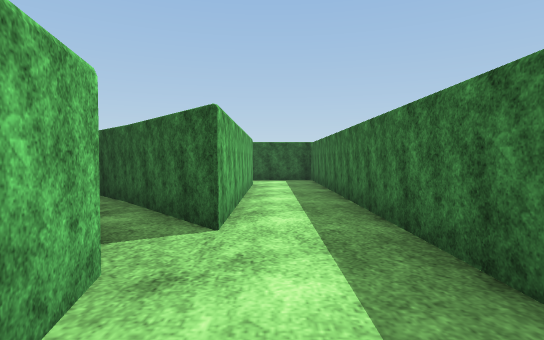
[1] (above)

12 first-person views from a walk through a scene from a Unity 3-D project. The camera is 0.67 m above the floor, tilts 2° down and sees 80° across. The floor is counted in squares, 1 m on a side. Each view is taken from the middle of a square. On the plan, view 1 faces up. The plan holds only what a view shows up to about 10 squares ahead; the rest is blank. The place goes on beyond the plan. The player character is not drawn. Some animated figures are left out. Surface patterns are stand-ins for the level's own textures.

[2]
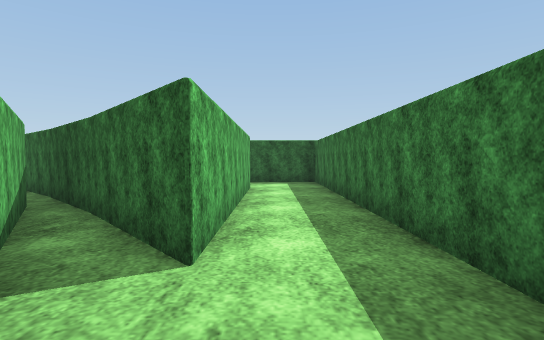

[3]
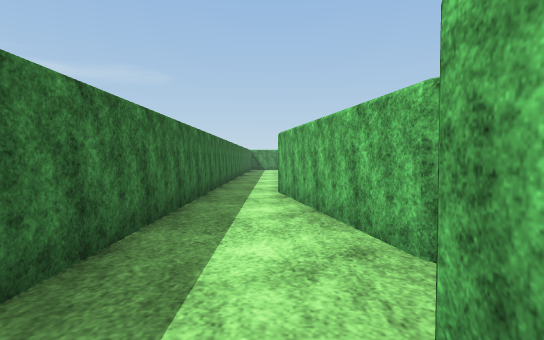

[4]
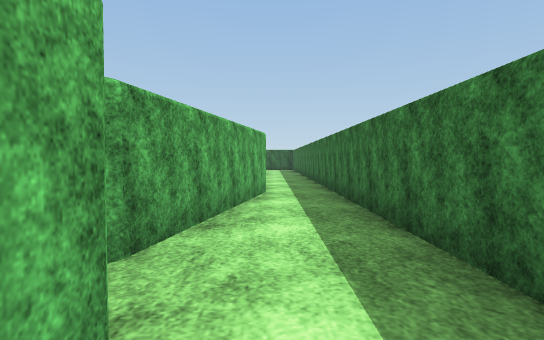

[5]
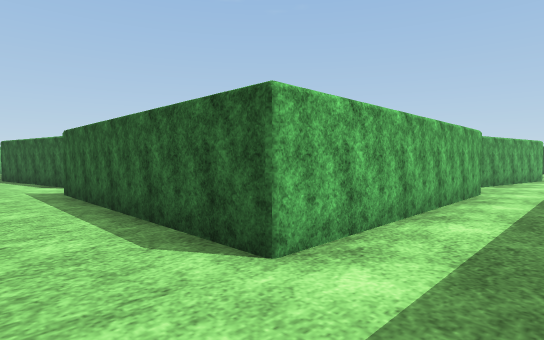

[6]
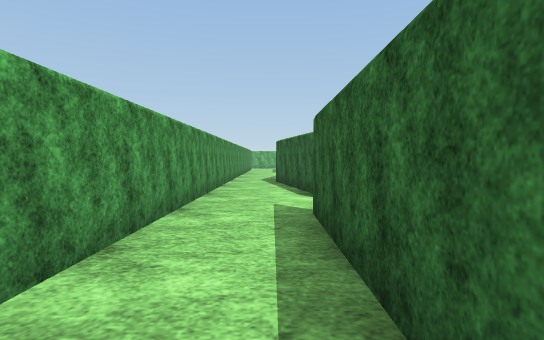

[7]
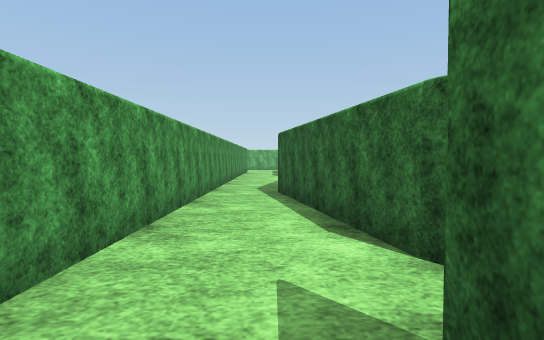

[8]
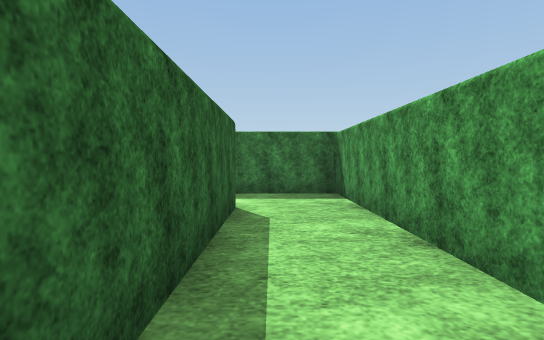

[9]
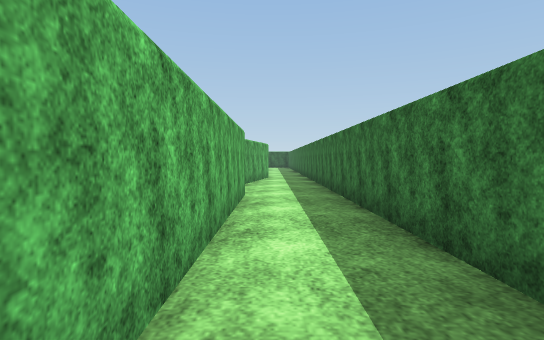

[10]
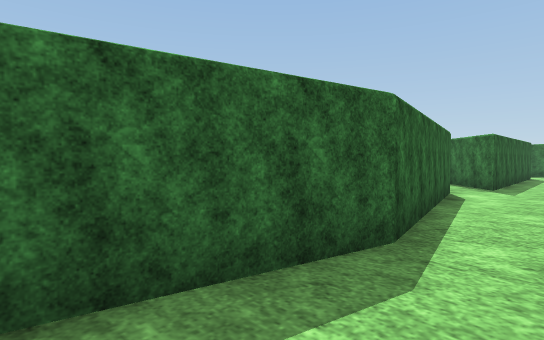

[11]
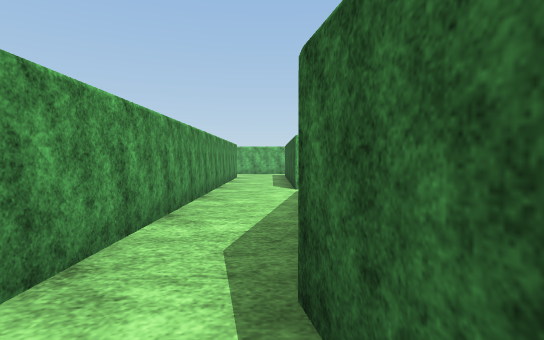

[12]
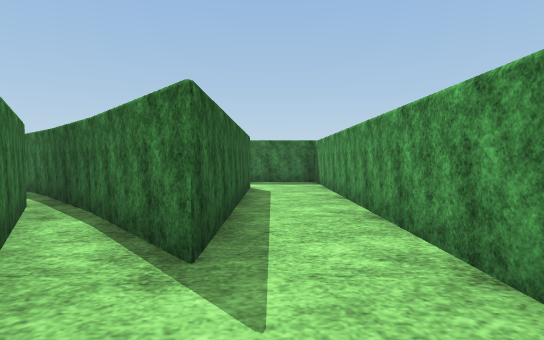

### Floor plan
Points are (right, up) in squares from view 1. A wall is a line through its corners. A room is listed if a view was taken in it or the views show most of it. See-through windows are left out.
Room 1 (views 1, 2, 3)
walls: (-1, 1.9) (-0.1, -2.5); (-0.5, 8.5) (-0.5, 3); (1.3, -1.5) (1.3, 10.2) (-0.6, 10.2)
ways out: opening at (1, -1) to room 2
Room 2 (views 4, 5, 6, 7, 8, 9, 11, 12)
walls: (-0.5, -8) (-0.5, -13.5) (-6, -13.5); (-7.1, -13) (-11.5, -13.9); (-0.1, -2.5) (-1, -6.9); (-10.6, -15.2) (1.3, -15.2) (1.3, -1.5)
ways out: opening at (1, -1) to room 1; opening at (-11, -15) to room 3
Room 3 (view 10)
walls: (-14.5, -15.2) (-10.6, -15.2); (-11.5, -13.9) (-14, -13.4)
ways out: opening at (-11, -15) to room 2

Where each view was taken, in squares from view 1:
view 1: 0 up, 0 right, facing up
view 2: 1 up, 0 right, facing up
view 3: 4 up, 0 right, facing down
view 4: 9 down, 0 right, facing up
view 5: 15 down, 1 right, facing up-left
view 6: 14 down, 2 left, facing left
view 7: 14 down, 5 left, facing left
view 8: 14 down, 5 left, facing right
view 9: 14 down, 0 right, facing up
view 10: 15 down, 14 left, facing up-right
view 11: 14 down, 10 left, facing left
view 12: 14 down, 8 left, facing right
